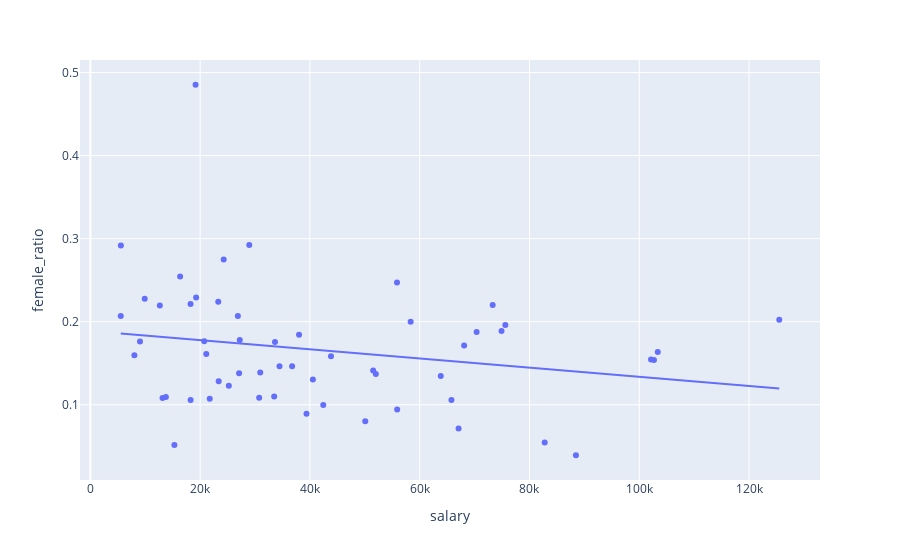

The code cell stored with this chart in its notebook:
### Markdown cell above
## <span style='font-family:Georgia'> 2b

<span style='font-family:Georgia'> When we saw countries such as 'Tunisia' and 'Kenya' coming up higher in female ratio, we decided to dig deep and analyze- is female ratio higher in countries which pay higher average salary? 
 
<span style='font-family:Georgia'> To our **surprise**, we saw that female ratio is much **higher** for countries that have **lower average salary**!! As the average salary increases, female ratio also decreases.  

<span style='font-family:Georgia'> **Hover over the graph to see country names**

### Code cell
female_vs_salary = avg_salary_by_country.merge(female_by_country).merge(female_ratio_by_country)
fig1 = px.scatter(female_vs_salary, x="salary", y="female_ratio", trendline="ols", hover_data=['country'])
fig1.show()

### Figure 1 — Plotly figure (JSON) as saved in the notebook; plotly's stock layout.template omitted (floating-point values rounded to 4 significant figures)
{"data": [{"customdata": [["Algeria"], ["Argentina"], ["Australia"], ["Austria"], ["Bangladesh"], ["Belarus"], ["Belgium"], ["Brazil"], ["Canada"], ["Chile"], ["China"], ["Colombia"], ["Czech Republic"], ["Denmark"], ["Egypt"], ["France"], ["Germany"], ["Greece"], ["Hong Kong"], ["Hungary"], ["India"], ["Indonesia"], ["Iran"], ["Ireland"], ["Israel"], ["Italy"], ["Japan"], ["Kenya"], ["Malaysia"], ["Mexico"], ["Morocco"], ["Netherlands"], ["New Zealand"], ["Nigeria"], ["Norway"], ["Pakistan"], ["Peru"], ["Philippines"], ["Poland"], ["Portugal"], ["Romania"], ["Russia"], ["Saudi Arabia"], ["Singapore"], ["South Africa"], ["South Korea"], ["Spain"], ["Sweden"], ["Switzerland"], ["Thailand"], ["Tunisia"], ["Turkey"], ["UK"], ["USA"], ["Ukraine"], ["Viet Nam"]], "hoverlabel": {"namelength": 0}, "hovertemplate": "salary=%{x}<br>female_ratio=%{y}<br>country=%{customdata[0]}", "legendgroup": "", "marker": {"color": "#636efa", "symbol": "circle"}, "mode": "markers", "name": "", "showlegend": false, "type": "scatter", "x": [5541.0, 18270.0, 103400.0, 55900.0, 15310.0, 20750.0, 67090.0, 30760.0, 73300.0, 33500.0, 34470.0, 21750.0, 27110.0, 82770.0, 18250.0, 52010.0, 68100.0, 30950.0, 70370.0, 39380.0, 21120.0, 9904.0, 5564.0, 55870.0, 102700.0, 42440.0, 50090.0, 16360.0, 24290.0, 23380.0, 12650.0, 65780.0, 75600.0, 8028.0, 88460.0, 9047.0, 13150.0, 28960.0, 36760.0, 33640.0, 26870.0, 25230.0, 58350.0, 63840.0, 43840.0, 38020.0, 40550.0, 51520.0, 102100.0, 23310.0, 19170.0, 19270.0, 74910.0, 125500.0, 27230.0, 13760.0], "xaxis": "x", "y": [0.2069, 0.1057, 0.1636, 0.09434, 0.05147, 0.1765, 0.07143, 0.1085, 0.22, 0.1099, 0.1463, 0.1071, 0.1379, 0.05455, 0.2213, 0.137, 0.1714, 0.1389, 0.1875, 0.08929, 0.1611, 0.2275, 0.2917, 0.2472, 0.1538, 0.09963, 0.08024, 0.2544, 0.275, 0.1282, 0.2195, 0.1056, 0.1961, 0.1595, 0.03922, 0.1762, 0.1081, 0.2923, 0.1462, 0.1754, 0.2069, 0.123, 0.2, 0.1346, 0.1583, 0.1843, 0.1303, 0.1413, 0.1546, 0.2239, 0.4853, 0.2292, 0.1888, 0.2023, 0.178, 0.1094], "yaxis": "y"}, {"hoverlabel": {"namelength": 0}, "hovertemplate": "<b>OLS trendline</b><br>female_ratio = -5.53092e-07 * salary + 0.189008<br>R<sup>2</sup>=0.046625<br><br>salary=%{x}<br>female_ratio=%{y} <b>(trend)</b>", "legendgroup": "", "marker": {"color": "#636efa", "symbol": "circle"}, "mode": "lines", "name": "", "showlegend": false, "type": "scatter", "x": [5541.0, 5564.0, 8028.0, 9047.0, 9904.0, 12650.0, 13150.0, 13760.0, 15310.0, 16360.0, 18250.0, 18270.0, 19170.0, 19270.0, 20750.0, 21120.0, 21750.0, 23310.0, 23380.0, 24290.0, 25230.0, 26870.0, 27110.0, 27230.0, 28960.0, 30760.0, 30950.0, 33500.0, 33640.0, 34470.0, 36760.0, 38020.0, 39380.0, 40550.0, 42440.0, 43840.0, 50090.0, 51520.0, 52010.0, 55870.0, 55900.0, 58350.0, 63840.0, 65780.0, 67090.0, 68100.0, 70370.0, 73300.0, 74910.0, 75600.0, 82770.0, 88460.0, 102100.0, 102700.0, 103400.0, 125500.0], "xaxis": "x", "y": [0.1859, 0.1859, 0.1846, 0.184, 0.1835, 0.182, 0.1817, 0.1814, 0.1805, 0.18, 0.1789, 0.1789, 0.1784, 0.1783, 0.1775, 0.1773, 0.177, 0.1761, 0.1761, 0.1756, 0.1751, 0.1741, 0.174, 0.1739, 0.173, 0.172, 0.1719, 0.1705, 0.1704, 0.1699, 0.1687, 0.168, 0.1672, 0.1666, 0.1655, 0.1648, 0.1613, 0.1605, 0.1602, 0.1581, 0.1581, 0.1567, 0.1537, 0.1526, 0.1519, 0.1513, 0.1501, 0.1485, 0.1476, 0.1472, 0.1432, 0.1401, 0.1325, 0.1322, 0.1318, 0.1196], "yaxis": "y"}], "layout": {"legend": {"tracegroupgap": 0}, "margin": {"t": 60}, "xaxis": {"anchor": "y", "domain": [0, 1], "title": {"text": "salary"}}, "yaxis": {"anchor": "x", "domain": [0, 1], "title": {"text": "female_ratio"}}}}
